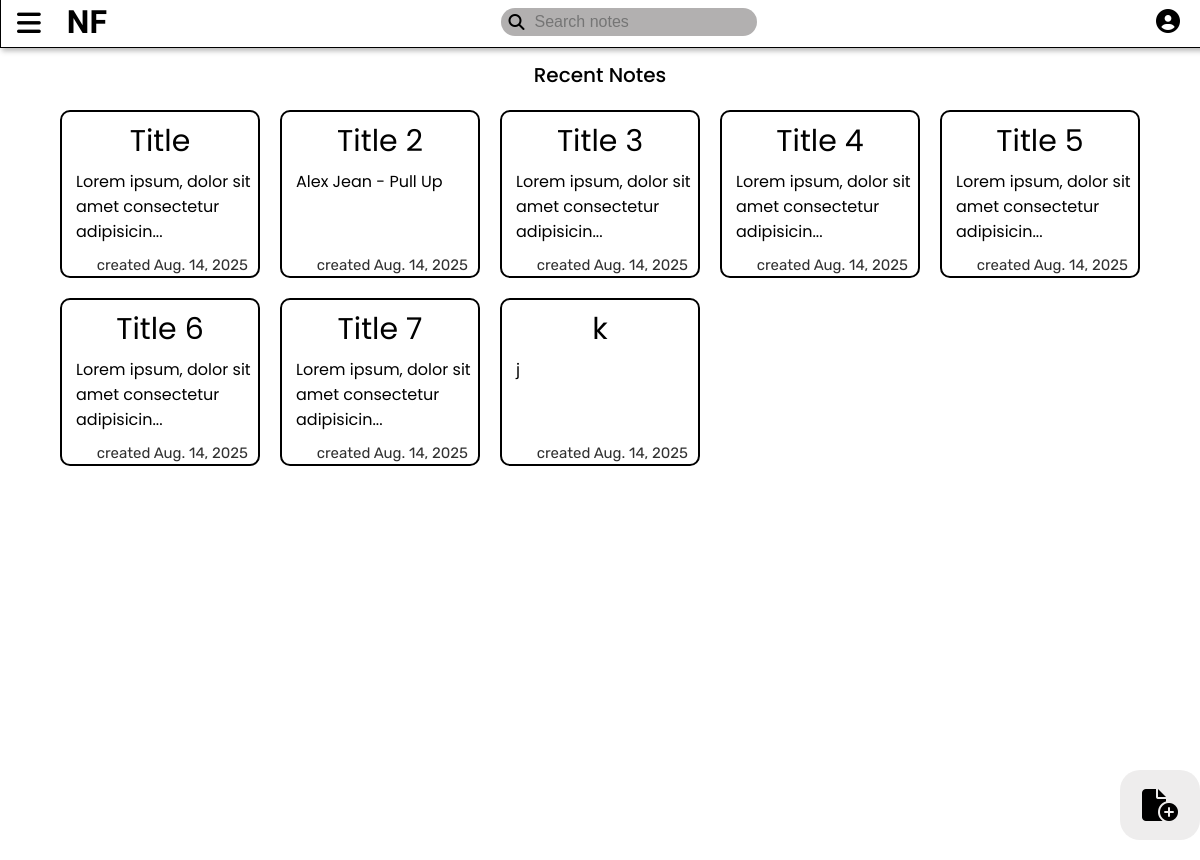
Page /recent-notes/ (signed in) on the committed database.
### Main/models.py (models this page shows, shortened)
class Note(models.Model):
    title = models.CharField(max_length=200)
    content = models.TextField()
    owner = models.ForeignKey(User, on_delete=models.CASCADE)
    created_at = models.DateField(auto_now_add=True)
    slug = models.SlugField(max_length=200, unique=True, blank=True)
    def snippet(self):
        return self.content[:50] + "..." if len(self.content) > 50 else self.content

### Main/views.py (the view)
# urls.py: path("recent-notes/", views.NotesList, name="recent-notes"),
@login_required(login_url='login')
def NotesList(request):
    notes = Note.objects.filter(owner=request.user).order_by('-created_at')
    if request.method == 'POST':
        form = SearchForm(request.POST)
        if form.is_valid():
            query = form.cleaned_data['query']
            notes = Note.objects.filter(owner=request.user, title__icontains=query) | \
                    Note.objects.filter(owner=request.user, content__icontains=query)
    else:
        form = SearchForm()
    return render(request, 'note-recent.html', {'notes': notes, 'form': form})

### Main/forms.py
class SearchForm(forms.Form):
    query = forms.CharField(label='Search', max_length=100)

### Main/templates/note-recent.html (shortened to what this page needs)
{% load static %}
<!DOCTYPE html>
<html lang="en">
<head>
    <link rel="stylesheet" href="{% static 'recent.css' %}">
</head>
<body>
    <header>
        <div class="nav-icon">
            <button class="nav-btn" onclick="menuToggle()">
                <i class="fa-solid fa-bars"></i>
            </button>
            <a href="{% url 'recent-notes' %}"><h1>NF</h1></a>
        </div>
        <form method="post" action="" class="form">
            <label for="search">
                <i class="fa-solid fa-magnifying-glass"></i>
                <input required name="query" class="input" type="text" placeholder="Search notes" id="search">
                <div class="search-bg" id="searchbg"></div>
            </label>
        </form>
        <button class="profile">
            <a href="{% url 'account' %}"><i class="fa-solid fa-circle-user" id="user"></i></a>
        </button>
    </header>
    <div class="main">
        <p>Recent Notes<p>
        <main>
            {% for note in notes %}
                <a href="{% url 'note-detail' note.slug %}">
                    <div class="note">
                        <div class="title">{{ note.title }} </div>
                        <div class="snippet">{{ note.snippet }}</div>
                        <div class="date">created {{ note.created_at }}</div>
                    </div>
                </a>
            {% empty %}
                <p>NO NOTES ADDED YET</p>
            {% endfor %}
        </main>
    </div>
    <a href="{% url 'create-note' %}" class="create">
        <i class="fa-solid fa-file-circle-plus" class="create-icon"></i>
    </a>
</body>
</html>

### static/recent.css (style rules this page uses)
body { font-family: poppins; height: 100vh; margin: 0; }
a { color: #000; text-decoration: none; }
header { display: flex; justify-content: space-between; align-items: center; margin-top: -1.5rem; position: fixed; width: 100%; top: 20px; left: 0; height: 50px; padding: 0 10px; border: 1px solid black; box-shadow: rgba(57, 57, 57, 0.34) 2px 3px 5px; background: rgba(255, 255, 255, 0.559); backdrop-filter: blur(30px); z-index: 10; }
.nav-icon { font-family: winky rough; display: flex; align-items: baseline; justify-content: space-between; width: 6rem; }
.nav-icon button { border: none; background: transparent; font-size: 1.7rem; }
.form label { background: none; height: 1.8rem; width: 15rem; padding-inline: .5rem; display: flex; align-items: center; position: relative; }
.input { border: none; background: none; font-size: 1em; margin-left: .5em; }
.search-bg { width: 100%; height: 100%; background-color: #b2b0b0; position: absolute; z-index: -1; inset: 0; border-radius: 30px; }
.profile { border: none; background: none; font-size: 1.5rem; margin-right: 25px; cursor: pointer; transition: .3s cubic-bezier(0.68, -0.55, 0.265, 1.55); }
.nav-btn { cursor: pointer; transition: .25s ease; }
.main { margin-top: 60px; }
main { box-sizing: content-box; width: 100%; display: grid; grid-template-columns: repeat(auto-fit, 200px); justify-content: center; gap: 20px; }
.main p { text-align: center; color: #000; font-size: 20px; font-weight: 500; }
.note { position: relative; display: flex; flex-direction: column; align-items: center; height: 160px; padding: 2px 10px; z-index: 1; overflow: hidden; border-radius: 10px; border: 2px solid #000; transition: .2s cubic-bezier(0.6, -0.28, 0.735, 0.045); }
.title { font-size: 30px; padding: 5px; }
.snippet { width: 100%; text-overflow: ellipsis; overflow: hidden; text-align: start; padding-inline-start: 8px; }
.date { margin-top: auto; font-size: 15px; font-family: rubik; width: 100%; color: #313131; text-align: end; }
.create { position: fixed; bottom: 20px; right: 0px; width: 80px; height: 70px; font-size: 2rem; display: flex; justify-content: center; align-items: center; border-radius: 20px; background-color: rgba(218, 216, 216, 0.459); backdrop-filter: blur(7px); z-index: 100; transition: .2s cubic-bezier(0.6, -0.28, 0.735, 0.045); cursor: pointer; }

### rows in the picture
Note: title "Title", snippet "Lorem ipsum, dolor sit amet consectetur adipisicin...", created_at "Aug. 14, 2025"
Note: title "Title 2", snippet "Alex Jean - Pull Up", created_at "Aug. 14, 2025"
Note: title "Title 3", snippet "Lorem ipsum, dolor sit amet consectetur adipisicin...", created_at "Aug. 14, 2025"
Note: title "Title 4", snippet "Lorem ipsum, dolor sit amet consectetur adipisicin...", created_at "Aug. 14, 2025"
Note: title "Title 5", snippet "Lorem ipsum, dolor sit amet consectetur adipisicin...", created_at "Aug. 14, 2025"
Note: title "Title 6", snippet "Lorem ipsum, dolor sit amet consectetur adipisicin...", created_at "Aug. 14, 2025"
Note: title "Title 7", snippet "Lorem ipsum, dolor sit amet consectetur adipisicin...", created_at "Aug. 14, 2025"
Note: title "k", snippet "j", created_at "Aug. 14, 2025"
